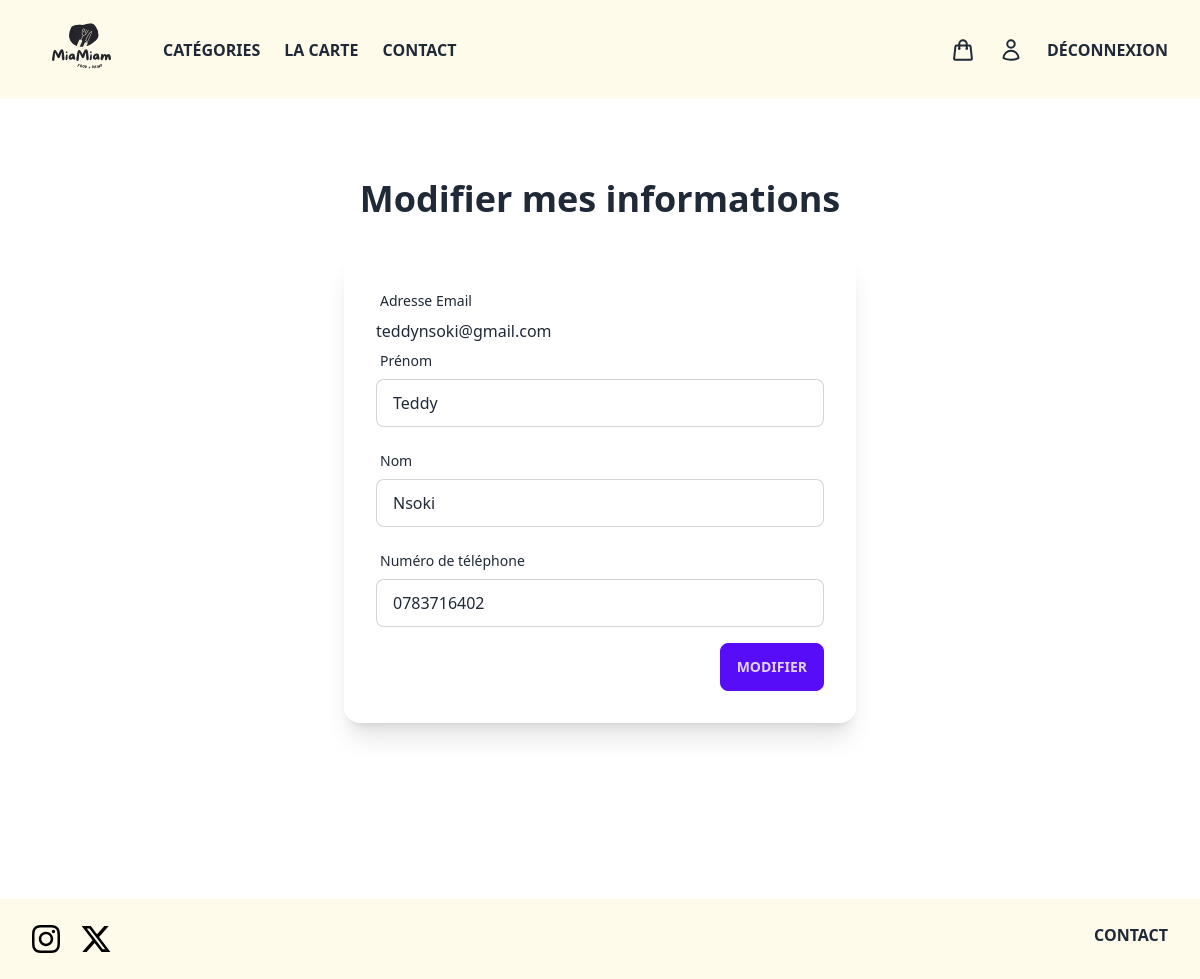
The app's page /account-info.php (signed in), older data.
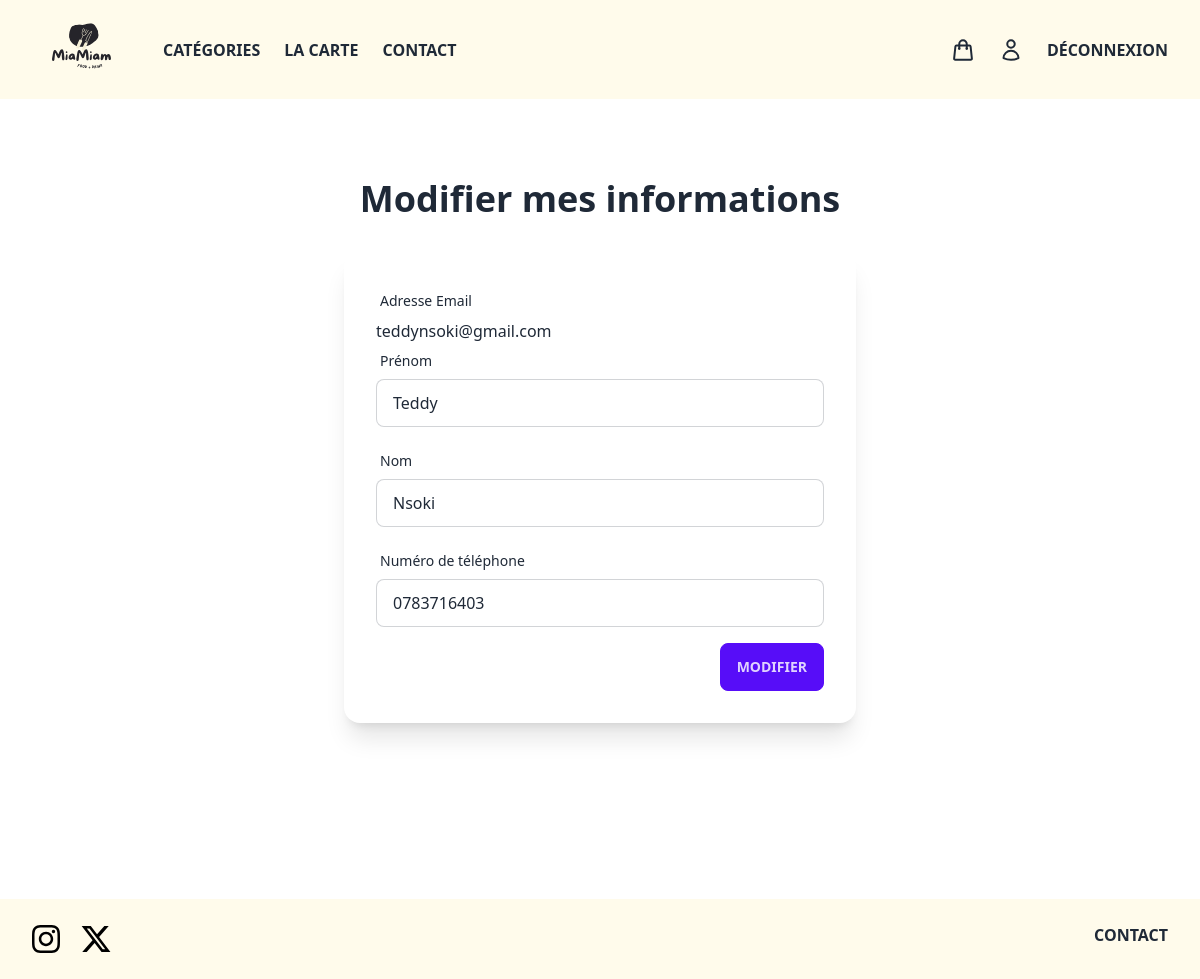
The same page, newer data.
### tables this page shows
CREATE TABLE IF NOT EXISTS `user` (
  `id` int NOT NULL AUTO_INCREMENT,
  `email` varchar(255) NOT NULL,
  `password` varchar(255) NOT NULL,
  `phone` char(10) NOT NULL,
  `first_name` varchar(255) NOT NULL,
  `last_name` varchar(255) NOT NULL,
  PRIMARY KEY (`id`)
);

### account-info.php (the view, shortened to what this page needs)
<?php
require("connection.php");
try {
    $sql = "SELECT * FROM user WHERE id = :id";
    $results = $conn->prepare($sql);
    $results->execute(array(
        ":id" => $_SESSION["shop_id"]
    ));
    $user = $results->fetch();
    $current_first_name = $user["first_name"];
    $current_last_name = $user["last_name"];
    $current_email = $user["email"];
    $current_phone = $user["phone"];
} catch (PDOException $e) {
    echo $e->getMessage();
}
?>
<!DOCTYPE html>
<html lang="en">
<head>
    <link rel="stylesheet" href="css/output.css" />
</head>
<body>
    <?php require("components/header.php"); ?>
    <main class="mx-auto min-h-screen max-w-screen-xl px-12 py-20">
        <div class="wrapper">
            <div>
                <h1 class="text-4xl font-bold text-center mb-8">Modifier mes informations</h1>
            </div>
            <div class="flex justify-center">
                <div class="card w-[32rem] bg-base-100 shadow-xl">
                    <div class="card-body">
                        <form action="" method="POST">
                            <label class="label">
                                <span class="label-text">Adresse Email</span>
                            </label>
                            <p><?php echo $current_email ?></p>
                            <label class="label">
                                <span class="label-text">Prénom</span>
                            </label>
                            <input type="text" name="first_name" id="first_name" value="<?php echo $current_first_name ?>" required class="input input-bordered w-full max-w-xl mb-4" />
                            <label class="label">
                                <span class="label-text">Nom</span>
                            </label>
                            <input type="text" name="last_name" id="last_name" value="<?php echo $current_last_name ?>" required class="input input-bordered w-full max-w-xl mb-4" />
                            <label class="label">
                                <span class="label-text">Numéro de téléphone</span>
                            </label>
                            <input type="tel" name="phone" id="phone" value="<?php echo $current_phone ?>" required class="input input-bordered w-full max-w-xl mb-4" />
                            <div class="card-actions justify-end">
                                <input type="submit" name="submit" value="Modifier" class="btn btn-primary" />
                            </div>
                        </form>
                    </div>
                </div>
            </div>
        </div>
    </main>
    <?php require("components/footer.php"); ?>
</body>
</html>

Row changes from the older to the newer data that the page shows:
changed user "teddynsoki@gmail.com": phone "0783716402" → "0783716403"
